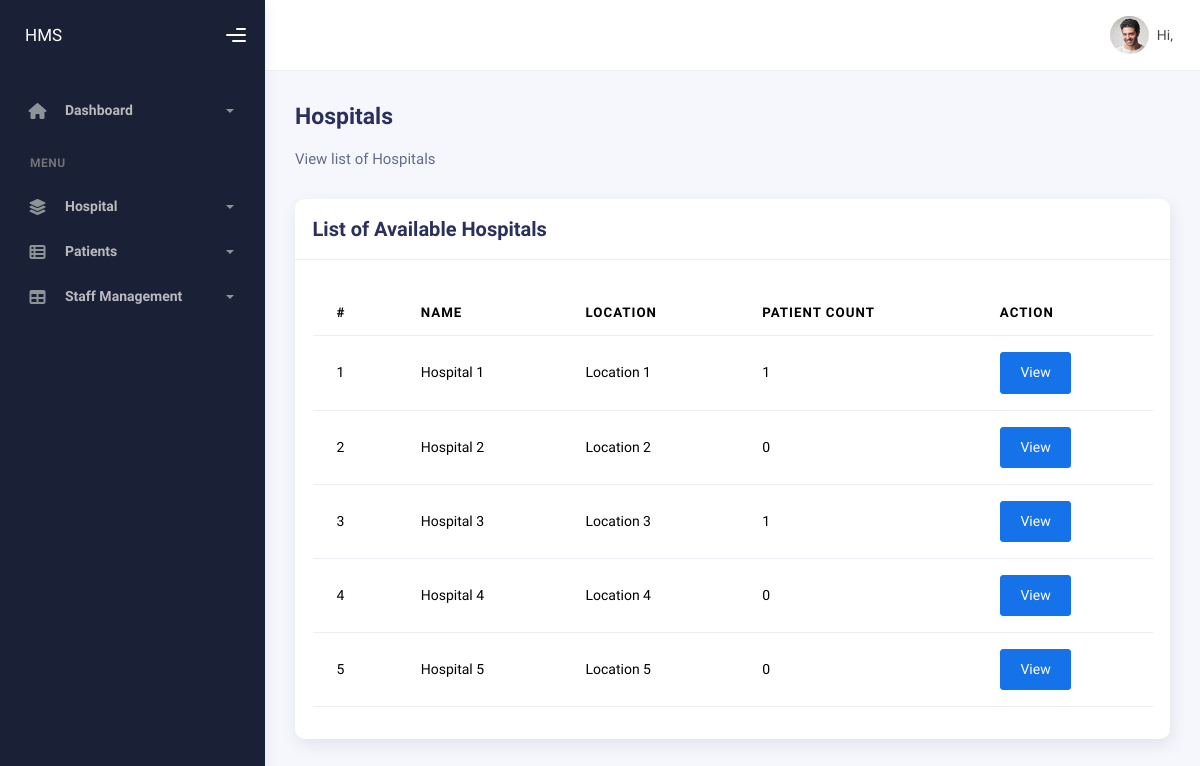
The app's page /hospital/ (signed in), older data.
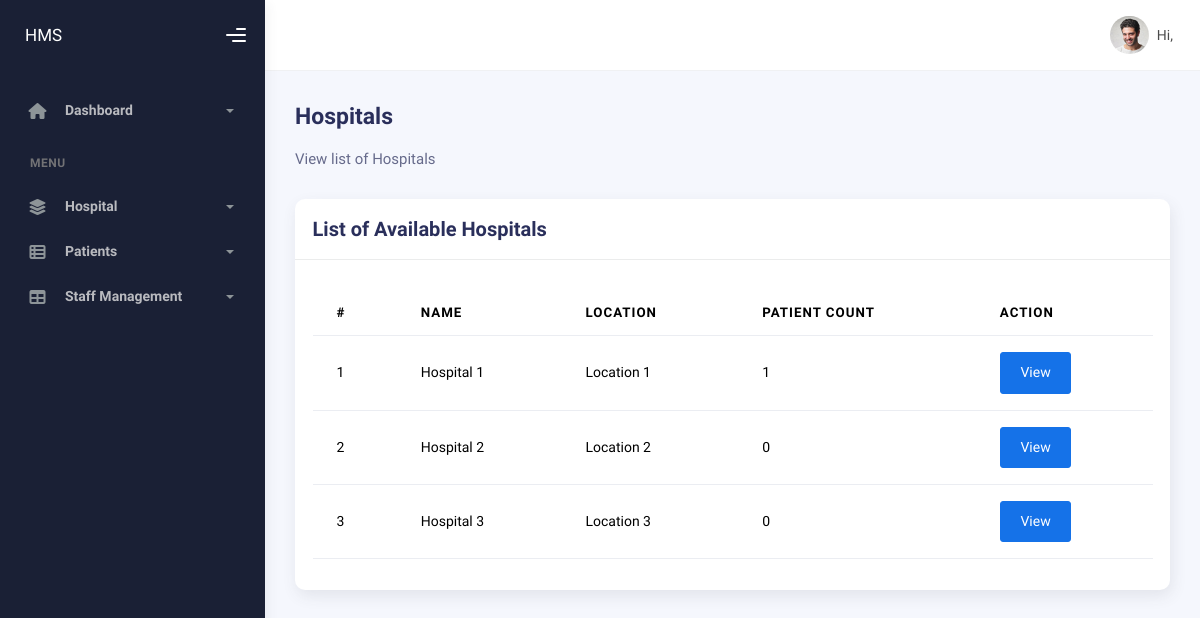
The same page, newer data.
### hospital/models.py (models this page shows, shortened)
class Hospital(models.Model):
    name = models.CharField(max_length=255)
    location = models.CharField(max_length=255)
    capacity = models.IntegerField()
    created_at = models.DateTimeField(auto_now_add=True)
    updated_at = models.DateTimeField(auto_now=True)

### hospital/views.py (the view)
# urls.py: path("", views.hospital_page, name="hospital"),
@login_required
def hospital_page(request):
    hospitals = Hospital.objects.all()
    context = {}
    context["hospitals"] = hospitals
    return render(request, "hospital/hospital.html", context)

### hospital/templates/hospital/hospital.html (shortened to what this page needs)
{% extends "layout/base.html" %}
{% block heading %}Hospitals{% endblock heading %}
{% block mute_heading %}View list of Hospitals{% endblock mute_heading %}
{% block content %}
<div class="row">
    <div class="col-12">
        <div class="card">
            <div class="card-header">
                <div class="card-title">List of Available Hospitals</div>
            </div>
            <div class="card-body">
                <table class="table mt-3">
                    <thead>
                        <tr>
                            <th scope="col">#</th>
                            <th scope="col">Name</th>
                            <th scope="col">Location</th>
                            <th scope="col">Patient Count</th>
                            <th scope="col">Action</th>
                        </tr>
                    </thead>
                    <tbody>
                    {% for hospital in hospitals %}
                        <tr>
                            <td>{{ forloop.counter }}</td>
                            <td>{{ hospital.name }}</td>
                            <td>{{ hospital.location }}</td>
                            <td>{{ hospital.patients.count }}</td>
                            <td>
                                <a class="btn btn-primary" href="#!">View</a>
                            </td>
                        </tr>
                    {% endfor %}
                    </tbody>
                </table>
            </div>
        </div>
    </div>
</div>
{% endblock content %}

### templates/layout/base.html (shortened to what this page needs)
{% load static %}
<!DOCTYPE html>
<html lang="en">
    <head>
        <link rel="stylesheet" href="{% static 'assets/css/bootstrap.min.css' %}" />
        <link rel="stylesheet" href="{% static 'assets/css/plugins.min.css' %}" />
        <link rel="stylesheet" href="{% static 'assets/css/kaiadmin.min.css' %}" />
    </head>
    <body>
        <div class="wrapper">
            {% include "section/sidebar.html" %}
            <div class="main-panel">
                {% include "section/header.html" %}
                <div class="container">
                    <div class="page-inner">
                        <div class="d-flex align-items-left align-items-md-center flex-column flex-md-row pt-2 pb-4">
                            <div>
                                <h3 class="fw-bold mb-3">{% block heading %}Dashboard{% endblock heading %}</h3>
                                <h6 class="op-7 mb-2">{% block mute_heading %}{% endblock mute_heading %}</h6>
                            </div>
                        </div>
                        {% block content %}
                        {% endblock content %}
                    </div>
                </div>
            </div>
        </div>
        <link
            rel="stylesheet"
            href="https://cdnjs.cloudflare.com/ajax/libs/font-awesome/6.6.0/css/all.min.css"
        />
    </body>
</html>

### templates/section/sidebar.html (shortened to what this page needs)
<div class="sidebar" data-background-color="dark">
    <div class="sidebar-logo">
        <div class="logo-header" data-background-color="dark">
            <a href="index.html" class="logo"> <span class="text-white"> HMS </span> </a>
            <div class="nav-toggle">
                <button class="btn btn-toggle toggle-sidebar">
                    <i class="gg-menu-right"></i>
                </button>
            </div>
        </div>
    </div>
    {% if user.is_staff %}
    <div class="sidebar-wrapper scrollbar scrollbar-inner">
        <div class="sidebar-content">
            <ul class="nav nav-secondary">
                <li class="nav-item">
                    <a data-bs-toggle="collapse" href="#dashboard" class="collapsed" aria-expanded="false">
                        <i class="fas fa-home"></i>
                        <p>Dashboard</p>
                        <span class="caret"></span>
                    </a>
                </li>
                <li class="nav-section">
                    <h4 class="text-section">Menu</h4>
                </li>
                <li class="nav-item">
                    <a data-bs-toggle="collapse" href="#base">
                        <i class="fas fa-layer-group"></i>
                        <p>Hospital</p>
                        <span class="caret"></span>
                    </a>
                </li>
                <li class="nav-item">
                    <a data-bs-toggle="collapse" href="#sidebarLayouts">
                        <i class="fas fa-th-list"></i>
                        <p>Patients</p>
                        <span class="caret"></span>
                    </a>
                </li>
                <li class="nav-item">
                    <a data-bs-toggle="collapse" href="#tables">
                        <i class="fas fa-table"></i>
                        <p>Staff Management</p>
                        <span class="caret"></span>
                    </a>
                </li>
            </ul>
        </div>
    </div>
    {% endif %}
</div>

### templates/section/header.html (shortened to what this page needs)
<div class="main-header">
    <nav class="navbar navbar-header navbar-header-transparent navbar-expand-lg border-bottom">
        <div class="container-fluid">
            <ul class="navbar-nav topbar-nav ms-md-auto align-items-center">
                <li class="nav-item topbar-user dropdown hidden-caret">
                    <a class="dropdown-toggle profile-pic" data-bs-toggle="dropdown" href="#" aria-expanded="false">
                        <div class="avatar-sm">
                            <img src="assets/img/profile.jpg" alt="..." class="avatar-img rounded-circle" />
                        </div>
                        <span class="profile-username">
                            <span class="op-7">Hi,</span>
                        </span>
                    </a>
                </li>
            </ul>
        </div>
    </nav>
</div>

Row changes from the older to the newer data that the page shows:
removed Hospital: name "Hospital 4", location "Location 4", patients.count "0"
removed Hospital: name "Hospital 5", location "Location 5", patients.count "0"
changed Hospital "Hospital 3": patients.count "1" → "0"
